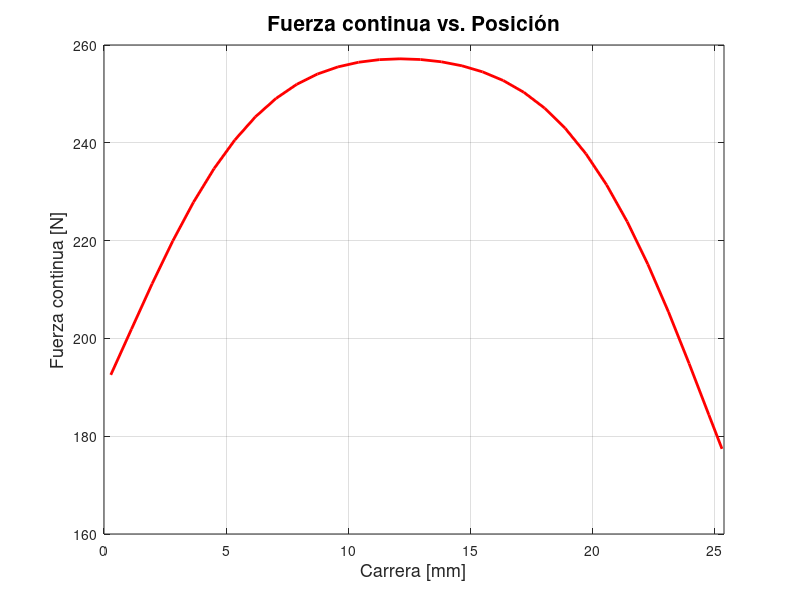
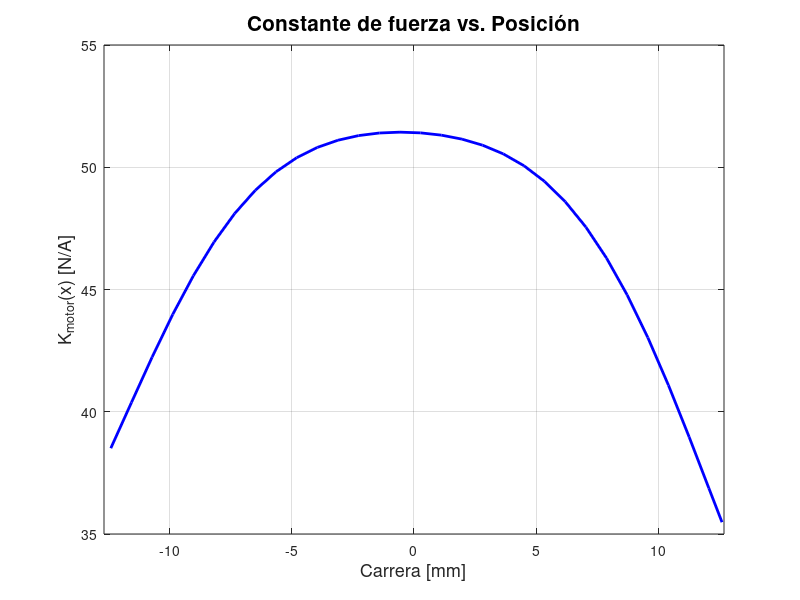

MATLAB code to generate these figures, in order:
clear
clc
close all
% Datos corregidos a formato numérico
x_in = [ ...
    0.01098, 0.04430, 0.07761, 0.11093, 0.14424, 0.17756, 0.21087, 0.24418, ...
    0.27750, 0.31081, 0.34413, 0.37744, 0.41075, 0.44407, 0.47738, 0.51070, ...
    0.54401, 0.57732, 0.61064, 0.64395, 0.67727, 0.71058, 0.74389, 0.77721, ...
    0.81052, 0.84384, 0.87715, 0.91047, 0.94378, 0.97558, 0.99678 ];

x_center = 0.5;
x_in2 = x_in - x_center;

F_lb = [ ...
    43.32553, 45.37782, 47.41985, 49.37980, 51.23712, 52.80713, 54.11034, ...
    55.18779, 56.03950, 56.64492, 57.11695, 57.40427, 57.60950, 57.73264, ...
    57.73264, 57.73264, 57.73264, 57.57872, 57.29140, 56.86041, 56.29603, ...
    55.56747, 54.59263, 53.41256, 51.91438, 50.24176, 48.41522, 46.28083, ...
    43.86938, 41.42202, 39.84175 ];

% Conversión de unidades
x_m = x_in * 25.4 %*10^(-3);         % pulgadas → ímetros
x_m2 = x_in2 * 25.4 %*10^(-3);         % pulgadas → ímetros
F_N  = F_lb * 4.44822;      % libras → Newtons

% Corriente continua nominal
I_cont = 5;                 % amperios

% Constante de fuerza
k = F_N ./ I_cont;          % N/A

p = polyfit(x_m, F_N, 6);
pk = polyfit(x_m,k,6);

y_fit = polyval(p, x_m);
k_fit = polyval(pk,x_m);

% === Plot 1: Fuerza vs Stroke ===
figure('Position', [100, 100, 800, 600]);
%plot(x_m, F_N, 'r-o', 'LineWidth', 2, 'MarkerSize', 6);
%hold on
plot(x_m, y_fit, 'red', 'LineWidth', 2, 'MarkerSize', 6);
xlabel('Carrera [mm]','Fontsize', 13);
ylabel('Fuerza continua [N]','Fontsize', 13);
title('Fuerza continua vs. Posición','Fontsize', 15);
xlim([0 12.7*2])
grid on;

% === Plot 2: k(x) vs Stroke ===

figure('Position', [100, 100, 800, 600]);
%plot(x_m, k, 'b-s', 'LineWidth', 2, 'MarkerSize', 6);
%hold on
plot(x_m2, k_fit, 'blue', 'LineWidth', 2, 'MarkerSize', 6);
xlabel('Carrera [mm]', 'Fontsize', 13);
ylabel('K_{motor}(x) [N/A]','Fontsize', 13);
title('Constante de fuerza vs. Posición','Fontsize', 15);
xlim([-12.7 12.7])
grid on;
